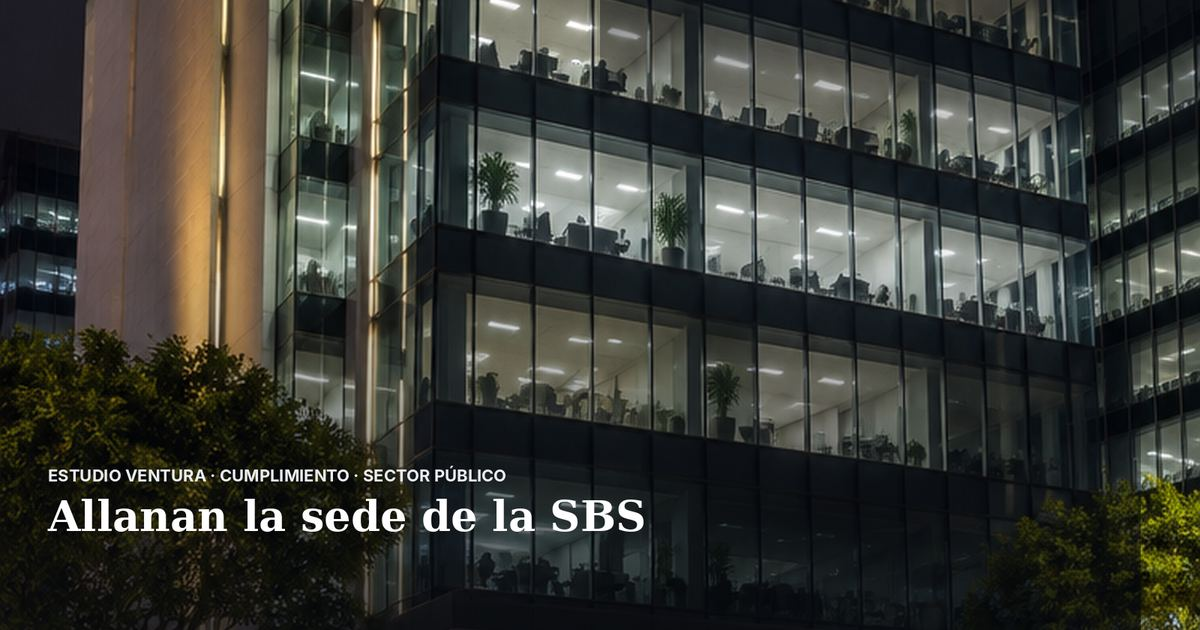
#> input picture allanamiento-sbs-fiscalia-negociacion-incompatible-transporte-valores/allanamiento-sbs-fiscalia-negociacion-incompatible-transporte-valores-portada.jpg, 1200 x 630 px, given in place of img03.png, which was not available
$ python make_portada_batch3.py
#> lines starting #> are read from the running program, lines starting #| are printed output that depends on the picture
### make_portada.py
#!/usr/bin/env python3
import sys
from PIL import Image, ImageDraw, ImageFont, ImageFilter, ImageOps

W, H = 1600, 840

INTER_BOLD = "/usr/share/fonts/opentype/inter/Inter-Bold.otf"
INTER_SEMIBOLD = "/usr/share/fonts/opentype/inter/Inter-SemiBold.otf"
SERIF_BOLD = "/usr/share/fonts/truetype/dejavu/DejaVuSerif-Bold.ttf"


def wrap_text(draw, text, font, max_width):
    words = text.split()
    lines = []
    cur = ""
    for w in words:
        test = (cur + " " + w).strip()
        bbox = draw.textbbox((0, 0), test, font=font)
        if bbox[2] - bbox[0] <= max_width or not cur:
            cur = test
        else:
            lines.append(cur)
            cur = w
    if cur:
        lines.append(cur)
    return lines


def make(bg_path, out_path, category, headline, stat_num=None, stat_label=None):
#> called with category = 'Inmobiliario · BCR'
    img = Image.open(bg_path).convert("RGB")
#> img is the input picture: PIL image 1200x630 RGB; mean R, G, B 56.9, 58.4, 52.9
    img = ImageOps.fit(img, (W, H), method=Image.LANCZOS)
#> img: PIL image 1600x840 RGB

    # dark gradient overlay bottom-left for text legibility
    overlay = Image.new("L", (W, H), 0)
#> overlay: PIL image 1600x840 L; every value is 0
    odraw = ImageDraw.Draw(overlay)
    for y in range(H):
        # stronger darkness toward bottom
        alpha = int(190 * max(0, (y - H * 0.35) / (H * 0.65)))
        odraw.line([(0, y), (int(W * 0.95), y)], fill=min(alpha, 190))
    for x in range(W):
        pass
    black = Image.new("RGB", (W, H), (5, 8, 14))
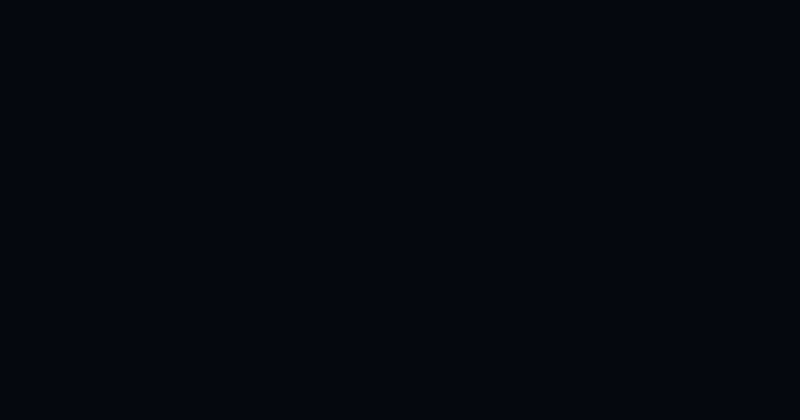
#> black: PIL image 1600x840 RGB (shown at 1/2 size); mean R, G, B 5, 8, 14
    img = Image.composite(black, img, overlay)
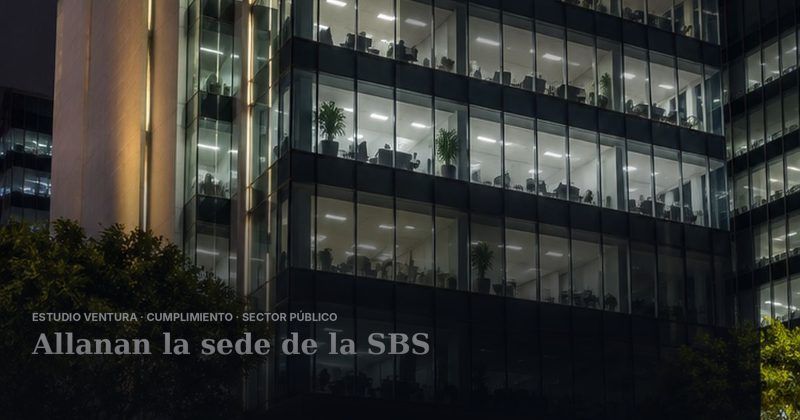
#> img: PIL image 1600x840 RGB (shown at 1/2 size); mean R, G, B 49.7, 51.4, 48.1

    # slight top darkening for stat box legibility
    top_overlay = Image.new("L", (W, H), 0)
    tdraw = ImageDraw.Draw(top_overlay)
    for y in range(0, int(H * 0.3)):
        alpha = int(120 * (1 - y / (H * 0.3)))
        tdraw.line([(int(W * 0.5), y), (W, y)], fill=alpha)
    img = Image.composite(black, img, top_overlay)
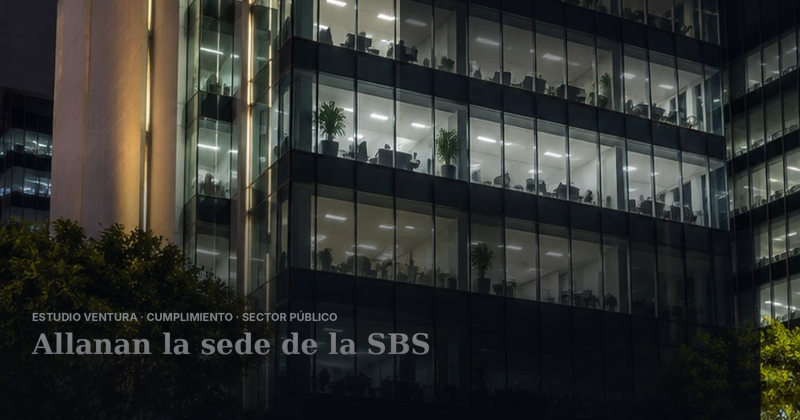
#> img: PIL image 1600x840 RGB (shown at 1/2 size); mean R, G, B 48.2, 49.8, 46.8

    draw = ImageDraw.Draw(img)

    cat_font = ImageFont.truetype(INTER_BOLD, 22)
    headline_font = ImageFont.truetype(SERIF_BOLD, 56)
    stat_num_font = ImageFont.truetype(SERIF_BOLD, 70)
    stat_label_font = ImageFont.truetype(INTER_SEMIBOLD, 20)

    margin_x = 64
    # category caption
    cat_text = f"ESTUDIO VENTURA · {category.upper()}"
    draw.text((margin_x, H - 220), cat_text, font=cat_font, fill=(235, 238, 245))

    # headline, wrapped, up to 2 lines
    max_w = int(W * 0.72)
    lines = wrap_text(draw, headline, headline_font, max_w)
#> lines = ['El ratio precio/alquiler en Lima baja', 'con fuerza, según el BCR']
    y = H - 185
    for line in lines[:2]:
        draw.text((margin_x, y), line, font=headline_font, fill=(255, 255, 255))
        bbox = draw.textbbox((0, 0), line, font=headline_font)
        y += (bbox[3] - bbox[1]) + 18
#> this loop made 2 passes
#> (line, bbox, y) on passes 1 to 2: ('El ratio precio/alquiler en Lima baja', (0, 10, 1139, 65), 728), ('con fuerza, según el BCR', (0, 8, 792, 65), 803)
#> after the loop, y = 803

    if stat_num:
        num_bbox = draw.textbbox((0, 0), stat_num, font=stat_num_font)
        num_w = num_bbox[2] - num_bbox[0]
        sx = W - margin_x - num_w
        draw.text((sx, 50), stat_num, font=stat_num_font, fill=(255, 255, 255))
        label_lines = wrap_text(draw, stat_label.upper(), stat_label_font, 420)
        ly = 50 + (num_bbox[3] - num_bbox[1]) + 10
        for ll in label_lines:
            lb = draw.textbbox((0, 0), ll, font=stat_label_font)
            lw = lb[2] - lb[0]
            draw.text((W - margin_x - lw, ly), ll, font=stat_label_font, fill=(200, 210, 230))
            ly += (lb[3] - lb[1]) + 6

    img.save(out_path)
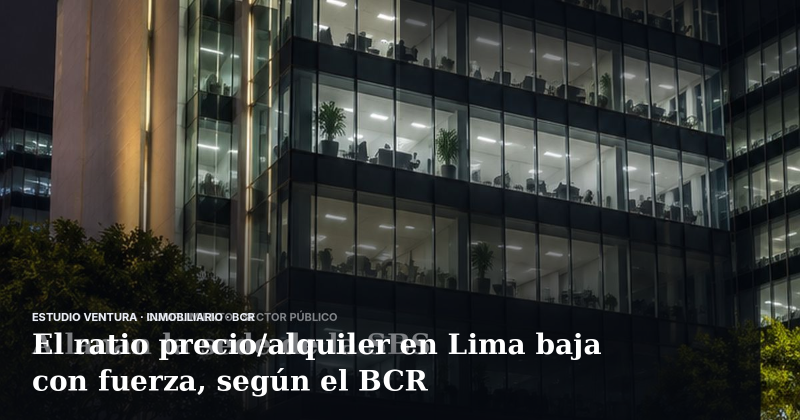
#> saved as alquileres-vivienda-bcr-portada.png: PIL image 1600x840 RGB (shown at 1/2 size); mean R, G, B 53.4, 55, 51.9
    print("wrote", out_path)


# [29 lines that do not run on import are left out]

### make_portada_batch3.py
#!/usr/bin/env python3
import sys
sys.path.insert(0, "/home/claude/noticias-ventura-legal")
from make_portada import make
from PIL import Image
import os

jobs = [
    dict(
        bg="/home/claude/noticias-ventura-legal/reels_build/2026-11-11/r1_vivienda/images/img03.png",
        png_out="/home/claude/noticias-ventura-legal/alquileres-vivienda-bcr/alquileres-vivienda-bcr-portada.png",
        jpg_out="/home/claude/noticias-ventura-legal/alquileres-vivienda-bcr/alquileres-vivienda-bcr-portada.jpg",
        category="Inmobiliario · BCR",
        headline="El ratio precio/alquiler en Lima baja con fuerza, según el BCR",
        stat_num=None, stat_label=None,
    ),
    dict(
        bg="/home/claude/noticias-ventura-legal/reels_build/2026-11-11/r3_plaft/images/img01.png",
        png_out="/home/claude/noticias-ventura-legal/bancos-alemanes-plaft/bancos-alemanes-plaft-portada.png",
        jpg_out="/home/claude/noticias-ventura-legal/bancos-alemanes-plaft/bancos-alemanes-plaft-portada.jpg",
        category="PLAFT · Internacional",
        headline="Los bancos más grandes de Alemania se unen contra el lavado de dinero",
        stat_num=None, stat_label=None,
    ),
]

for j in jobs:
    os.makedirs(os.path.dirname(j["png_out"]), exist_ok=True)
    make(j["bg"], j["png_out"], j["category"], j["headline"], j["stat_num"], j["stat_label"])
    im = Image.open(j["png_out"]).convert("RGB")
    im = im.resize((1200, 630), Image.LANCZOS)
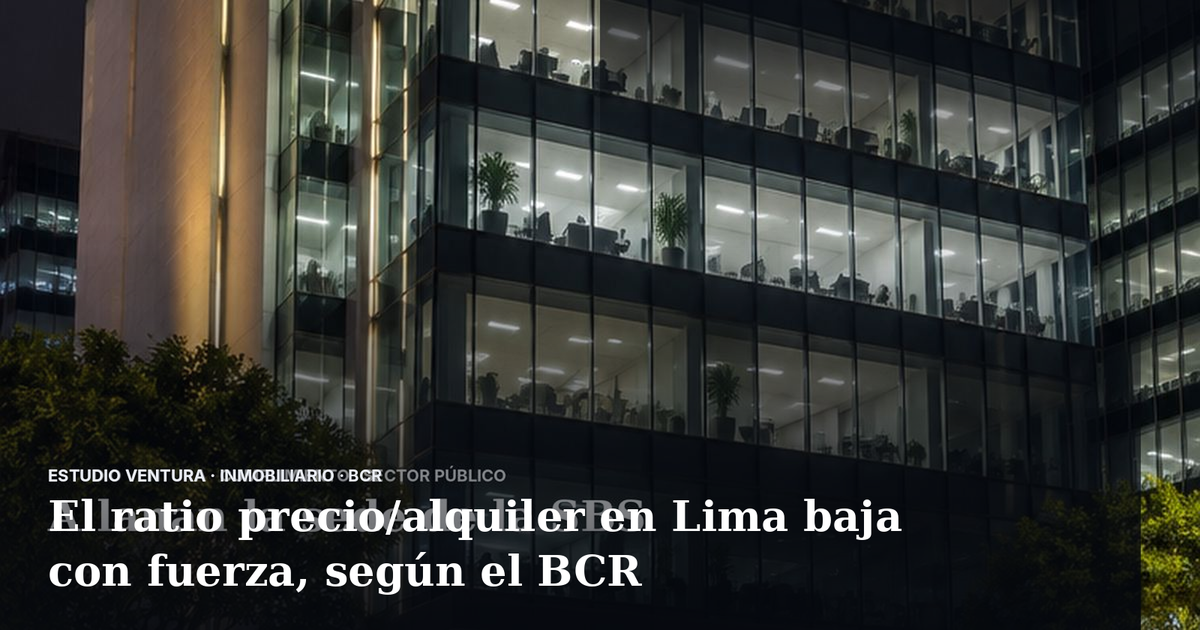
#> im: PIL image 1200x630 RGB; mean R, G, B 53.4, 54.9, 51.8
    im.save(j["jpg_out"], "JPEG", quality=78, optimize=True)
    print(j["jpg_out"], os.path.getsize(j["jpg_out"]), "bytes")
#> pass 2 of the loop `for j in jobs:`:
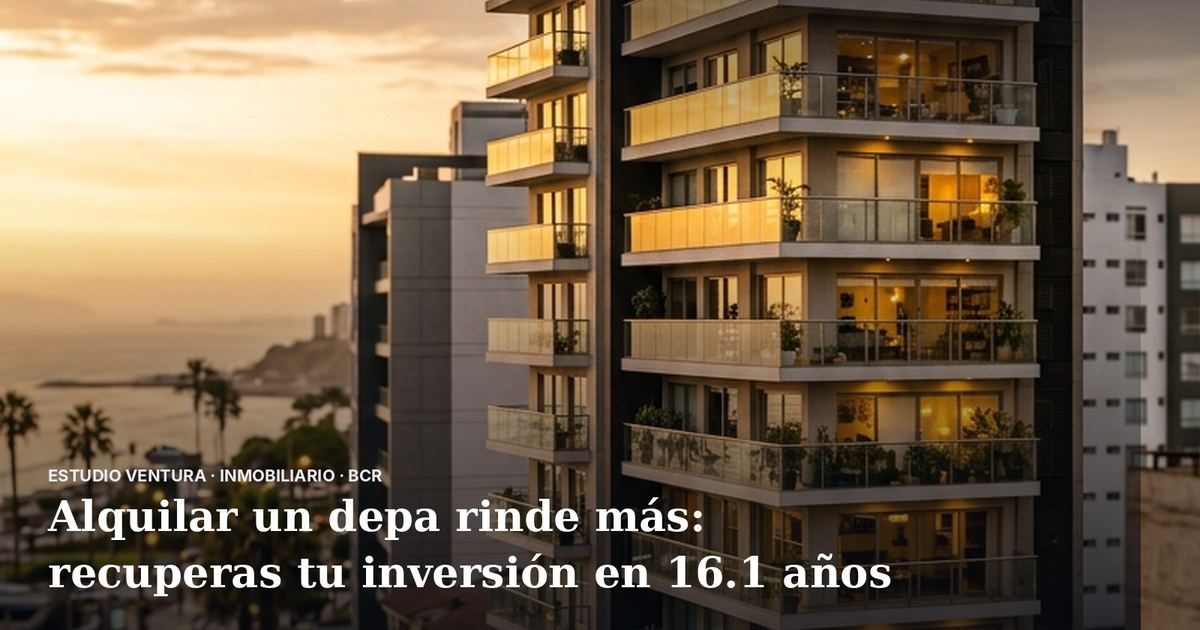
#> input picture alquiler-recupera-inversion-lince-bcr/alquiler-recupera-inversion-lince-bcr-portada.jpg, 1200 x 630 px, given in place of img01.png, which was not available
#> in make, img is the input picture: PIL image 1200x630 RGB; mean R, G, B 118.1, 99.5, 76.7
#> in make (call 2), `img = Image.composite(black, img, top_overlay)`:
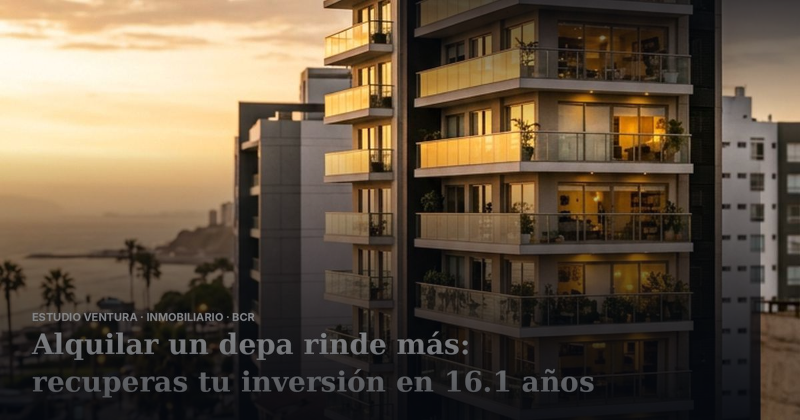
#> img: PIL image 1600x840 RGB (shown at 1/2 size); mean R, G, B 99, 84.4, 66.4
#> lines = ['Los bancos más grandes de', 'Alemania se unen contra el lavado', 'de dinero']
#> the loop in make (call 2), `for line in lines[:2]:` made 2 passes
#> (line, bbox, y) on passes 1 to 2: ('Los bancos más grandes de', (0, 8, 859, 65), 730), ('Alemania se unen contra el lavado', (-1, 10, 1080, 54), 792)
#> after the loop in make (call 2), `for line in lines[:2]:`: y = 792
#> `im = im.resize((1200, 630), Image.LANCZOS)`:
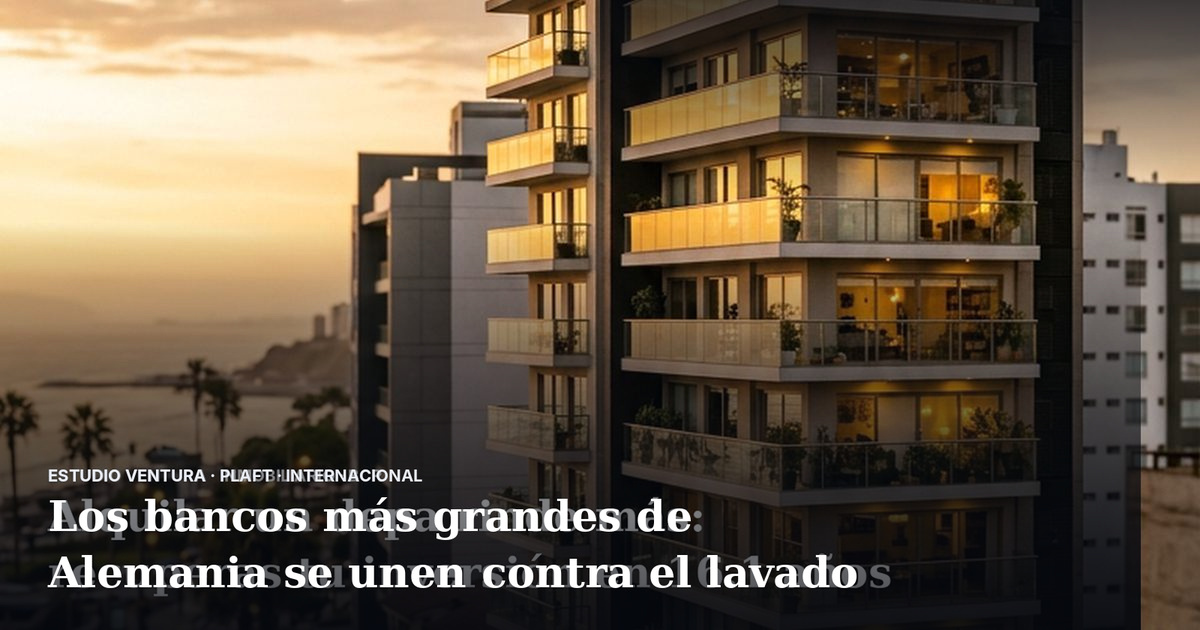
#> im: PIL image 1200x630 RGB; mean R, G, B 103.5, 88.8, 70.8
